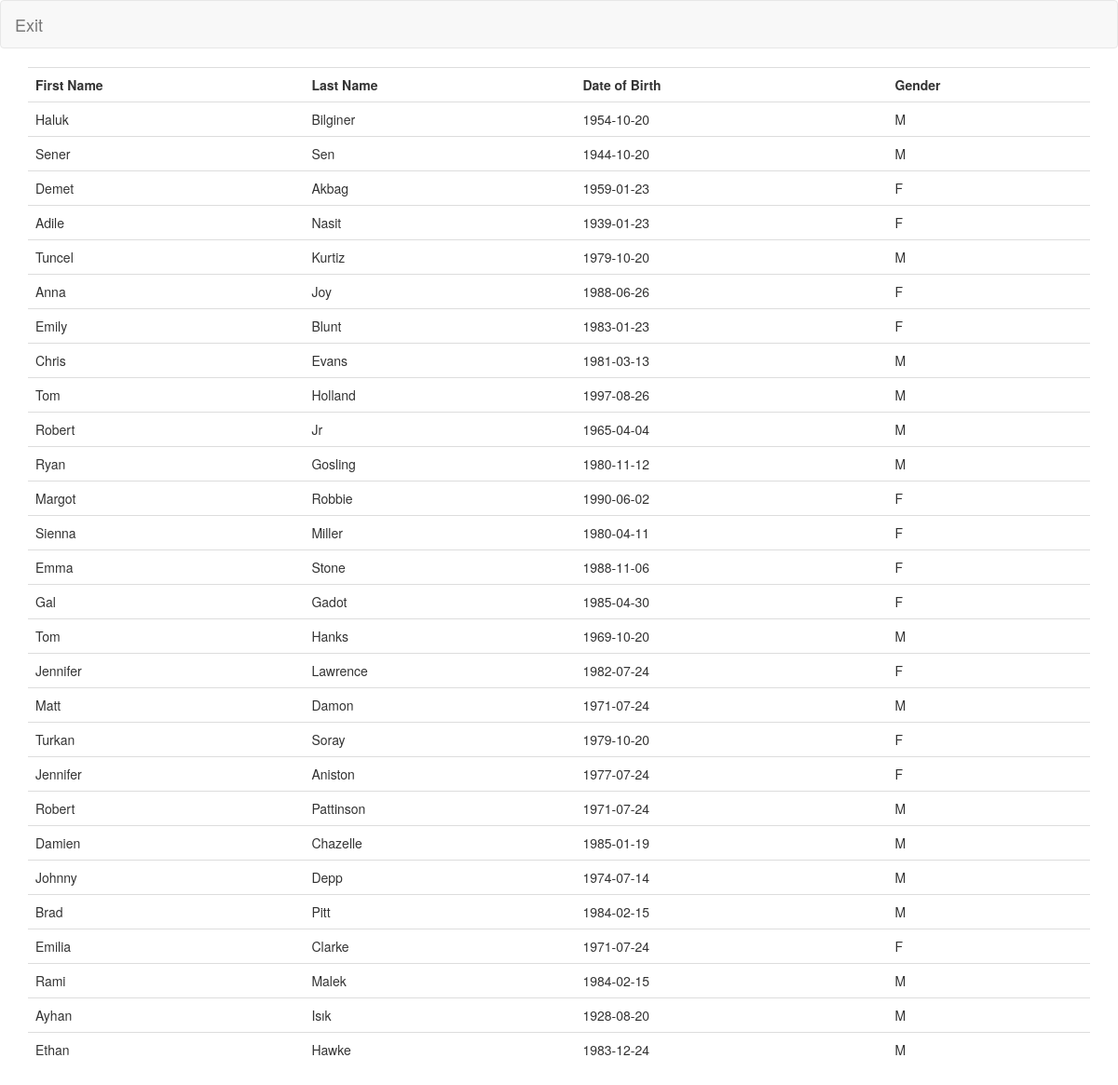
The app's page /persons.php with its own data.
### tables this page shows
CREATE TABLE Person(
    Person_Id INTEGER NOT NULL AUTO_INCREMENT,
    Gender char(1) NOT NULL CHECK (Gender IN('M','F','O')),
    First_Name VARCHAR(30) NOT NULL,
    Middle_Name VARCHAR(30),
    Last_Name VARCHAR(30) NOT NULL,
    DOB DATE NOT NULL,
    Age INTEGER CHECK (Age > 0),
    PRIMARY KEY(Person_Id),
    UNIQUE(First_Name,Last_Name,DOB,Gender)
    
);

### display-engine.php (the view, shortened to what this page needs)
<?php
function display_query($Query, $Result_Type) {
	$sqlcon=mysqli_connect("localhost","root","cel78en","moviedbv4");
	$result = mysqli_query($sqlcon, $Query);
	echo "<table class='table'>";
	switch($Result_Type) {
		case "persondet":
			echo "<tr><th>First Name</th> <th>Last Name</th> <th>Date of Birth</th> <th>Gender</th></tr>";
			while($row = mysqli_fetch_array($result)) {
			        display_row(array("First_Name","Last_Name","DOB","Gender"), $row);
			}
			break;
	}
	echo "</table>";
}
function display_row($fields, $row) {
	echo "<tr>";
	foreach ($fields as $field) {
		echo "<td>" . $row[$field] . "</td>";
  	}
  	echo "</tr>";
}
?>

### records on screen
person: First_Name "Haluk", Last_Name "Bilginer", DOB "1954-10-20", Gender "M"
person: First_Name "Sener", Last_Name "Sen", DOB "1944-10-20", Gender "M"
person: First_Name "Demet", Last_Name "Akbag", DOB "1959-01-23", Gender "F"
person: First_Name "Adile", Last_Name "Nasit", DOB "1939-01-23", Gender "F"
person: First_Name "Tuncel", Last_Name "Kurtiz", DOB "1979-10-20", Gender "M"
person: First_Name "Anna", Last_Name "Joy", DOB "1988-06-26", Gender "F"
person: First_Name "Emily", Last_Name "Blunt", DOB "1983-01-23", Gender "F"
person: First_Name "Chris", Last_Name "Evans", DOB "1981-03-13", Gender "M"
person: First_Name "Tom", Last_Name "Holland", DOB "1997-08-26", Gender "M"
person: First_Name "Robert", Last_Name "Jr", DOB "1965-04-04", Gender "M"
person: First_Name "Ryan", Last_Name "Gosling", DOB "1980-11-12", Gender "M"
person: First_Name "Margot", Last_Name "Robbie", DOB "1990-06-02", Gender "F"
person: First_Name "Sienna", Last_Name "Miller", DOB "1980-04-11", Gender "F"
person: First_Name "Emma", Last_Name "Stone", DOB "1988-11-06", Gender "F"
person: First_Name "Gal", Last_Name "Gadot", DOB "1985-04-30", Gender "F"
person: First_Name "Tom", Last_Name "Hanks", DOB "1969-10-20", Gender "M"
person: First_Name "Jennifer", Last_Name "Lawrence", DOB "1982-07-24", Gender "F"
person: First_Name "Matt", Last_Name "Damon", DOB "1971-07-24", Gender "M"
person: First_Name "Turkan", Last_Name "Soray", DOB "1979-10-20", Gender "F"
person: First_Name "Jennifer", Last_Name "Aniston", DOB "1977-07-24", Gender "F"
person: First_Name "Robert", Last_Name "Pattinson", DOB "1971-07-24", Gender "M"
person: First_Name "Damien", Last_Name "Chazelle", DOB "1985-01-19", Gender "M"
person: First_Name "Johnny", Last_Name "Depp", DOB "1974-07-14", Gender "M"
person: First_Name "Brad", Last_Name "Pitt", DOB "1984-02-15", Gender "M"
person: First_Name "Emilia", Last_Name "Clarke", DOB "1971-07-24", Gender "F"
person: First_Name "Rami", Last_Name "Malek", DOB "1984-02-15", Gender "M"
person: First_Name "Ayhan", Last_Name "Isık", DOB "1928-08-20", Gender "M"
person: First_Name "Ethan", Last_Name "Hawke", DOB "1983-12-24", Gender "M"
